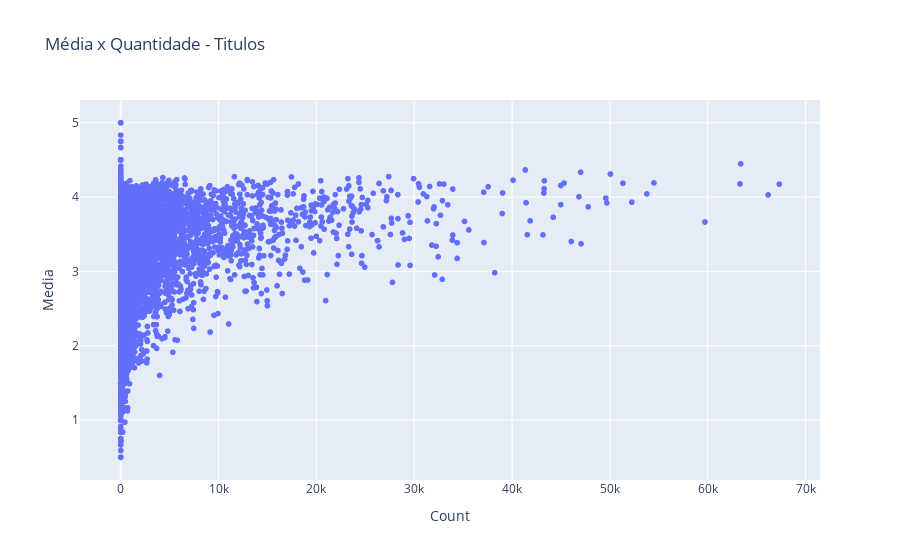

Notebook code for this chart:
### Markdown cell above
O que faremos nestes casos que tem apenas uma única avaliação do filme?

### Code cell
# Analise Qtd x Avaliacao

px.scatter(
    # Dados
    data_frame=title_rating,
    # Parametros
    x='Count', y='Media',
    # Titulo
    title='Média x Quantidade - Titulos',
    # Upgrade
    # marginal_y='rug', marginal_x='histogram'
)

### Figure 1 — Plotly figure (JSON) as saved in the notebook; plotly's stock layout.template omitted (floating-point values rounded to 4 significant figures; data arrays with more than 128 entries replaced by an {"elided": "..."} marker saying what was removed)
{"data": [{"hovertemplate": "Count=%{x}<br>Media=%{y}<extra></extra>", "legendgroup": "", "marker": {"color": "#636efa", "symbol": "circle"}, "mode": "markers", "name": "", "showlegend": false, "type": "scattergl", "x": {"elided": "26729 int values"}, "xaxis": "x", "y": {"elided": "26729 float values"}, "yaxis": "y"}], "layout": {"legend": {"tracegroupgap": 0}, "title": {"text": "Média x Quantidade - Titulos"}, "xaxis": {"anchor": "y", "domain": [0, 1], "title": {"text": "Count"}}, "yaxis": {"anchor": "x", "domain": [0, 1], "title": {"text": "Media"}}}}
